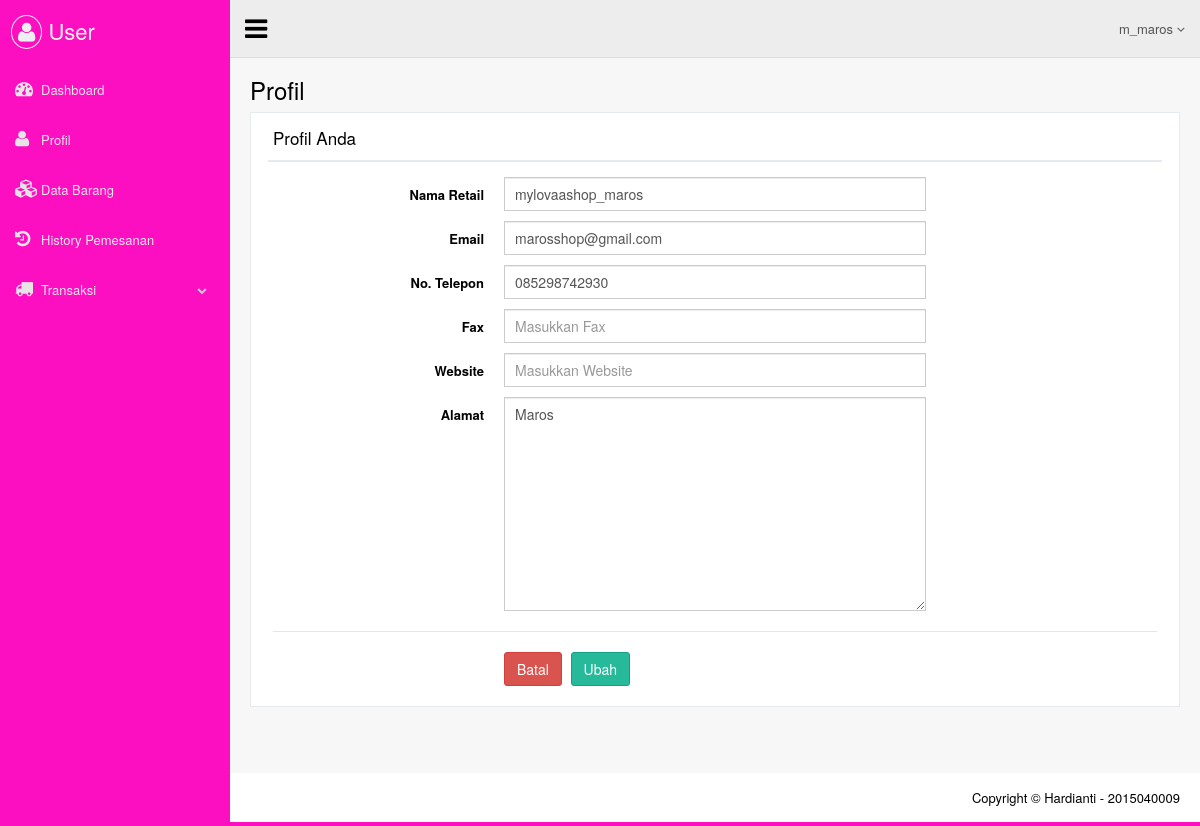
/views/user/profil_ubah.php (signed in), run on the app's committed database.
### tables this page shows
CREATE TABLE `dta_user` (
  `id_user` int(11) NOT NULL,
  `nama` varchar(50) NOT NULL,
  `username` varchar(50) NOT NULL,
  `password` varchar(50) NOT NULL,
  `email` varchar(50) NOT NULL,
  `no_telpon` varchar(12) NOT NULL,
  `level` enum('admin','user') NOT NULL
);

CREATE TABLE `dta_supplier` (
  `id_supplier` int(11) NOT NULL,
  `fax` varchar(10) DEFAULT NULL,
  `website` varchar(50) DEFAULT NULL,
  `alamat` text
);

### views/user/profil_ubah.php (the view, shortened to what this page needs)
<?php include_once 'atribut/head.php' ?>
<body class="nav-md" onload="setInterval('reloadwaktu()');">
  <div class="container body">
    <div class="main_container">
      <?php include_once 'atribut/header.php'; ?>
      <div class="right_col" role="main">
        <div class="">
          <div class="page-title">
            <div class="title_left">
              <h3>Profil</h3>
            </div>
          </div>
          <div class="clearfix"></div>
          <div class="row">
            <div class="col-md-12 col-sm-12 col-xs-12">
              <div class="x_panel">
                <div class="x_title">
                  <h2>Profil Anda</h2>
                  <div class="clearfix"></div>
                </div>
                <div class="x_content">
                  <form class="form-horizontal form-label-left" method="post">
                    <div class="item form-group">
                      <label class="control-label col-md-3 col-sm-3 col-xs-12">Nama Retail</label>
                      <div class="col-md-6 col-sm-6 col-xs-12">
                        <input class="form-control col-md-7 col-xs-12" type="text" name="inpnama"
                          value="<?= $user['nama'] ?>" />
                      </div>
                    </div>
                    <div class="item form-group">
                      <label class="control-label col-md-3 col-sm-3 col-xs-12">Email</label>
                      <div class="col-md-6 col-sm-6 col-xs-12">
                        <input class="form-control col-md-7 col-xs-12" type="text" name="inpemail"
                          value="<?= $user['email'] ?>" />
                      </div>
                    </div>
                    <div class="item form-group">
                      <label class="control-label col-md-3 col-sm-3 col-xs-12">No. Telepon</label>
                      <div class="col-md-6 col-sm-6 col-xs-12">
                        <input class="form-control col-md-7 col-xs-12" type="text" name="inpnomor"
                          value="<?= $user['no_telpon'] ?>" />
                      </div>
                    </div>
                    <div class="item form-group">
                      <label class="control-label col-md-3 col-sm-3 col-xs-12">Fax</label>
                      <div class="col-md-6 col-sm-6 col-xs-12">
                        <input class="form-control col-md-7 col-xs-12" type="text" name="inpfax"
                          <?= ($user['fax'] == null) ? 'placeholder="Masukkan Fax"' : 'value="'.$user['fax'].'"' ?> />
                      </div>
                    </div>
                    <div class="item form-group">
                      <label class="control-label col-md-3 col-sm-3 col-xs-12">Website</label>
                      <div class="col-md-6 col-sm-6 col-xs-12">
                        <input class="form-control col-md-7 col-xs-12" type="text" name="inpwebsite"
                          <?= ($user['website'] == null) ? 'placeholder="Masukkan Website"' : 'value="'.$user['website'].'"' ?> />
                      </div>
                    </div>
                    <div class="item form-group">
                      <label class="control-label col-md-3 col-sm-3 col-xs-12">Alamat</label>
                      <div class="col-md-6 col-sm-6 col-xs-12">
                        <textarea class="form-control col-md-7 col-xs-12" name="inpalamat" id="" cols="30" rows="10"
                          <?= ($user['alamat'] == null) ? 'placeholder="Masukkan Alamat"' : '' ?>><?= ($user['alamat'] != null) ? $user['alamat'] : '' ?></textarea>
                      </div>
                    </div>
                    <div class="ln_solid"></div>
                    <div class="form-group">
                      <div class="col-md-6 col-md-offset-3">
                        <a href="profil.php" class="btn btn-danger">Batal</a>
                        <input class="btn btn-success" type="submit" name="ubah" value="Ubah">
                      </div>
                    </div>
                  </form>
                </div>
              </div>
            </div>
          </div>
        </div>
      </div>
      <?php include_once 'atribut/footer.php'; ?>
    </div>
  </div>
  <?php include_once 'atribut/foot.php'; ?>

### data on the page
dta_user: inpnama "mylovaashop_maros", inpemail "marosshop@gmail.com", inpnomor "085298742930"
dta_supplier: inpalamat "Maros"

### other printed values
$_SESSION['inpuser'] "m_maros"
